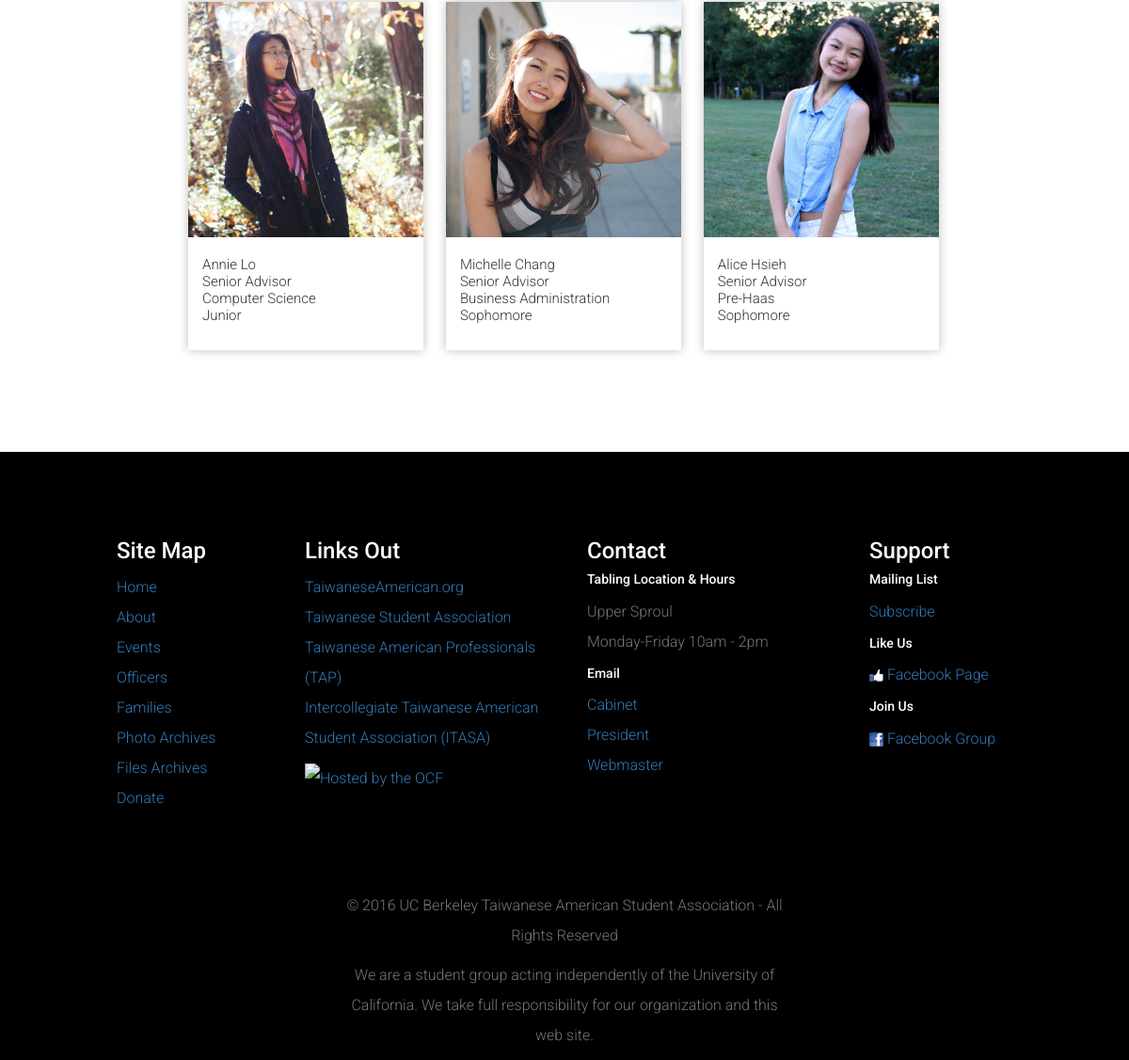
The page /officers (lower part) on the database as committed earlier.
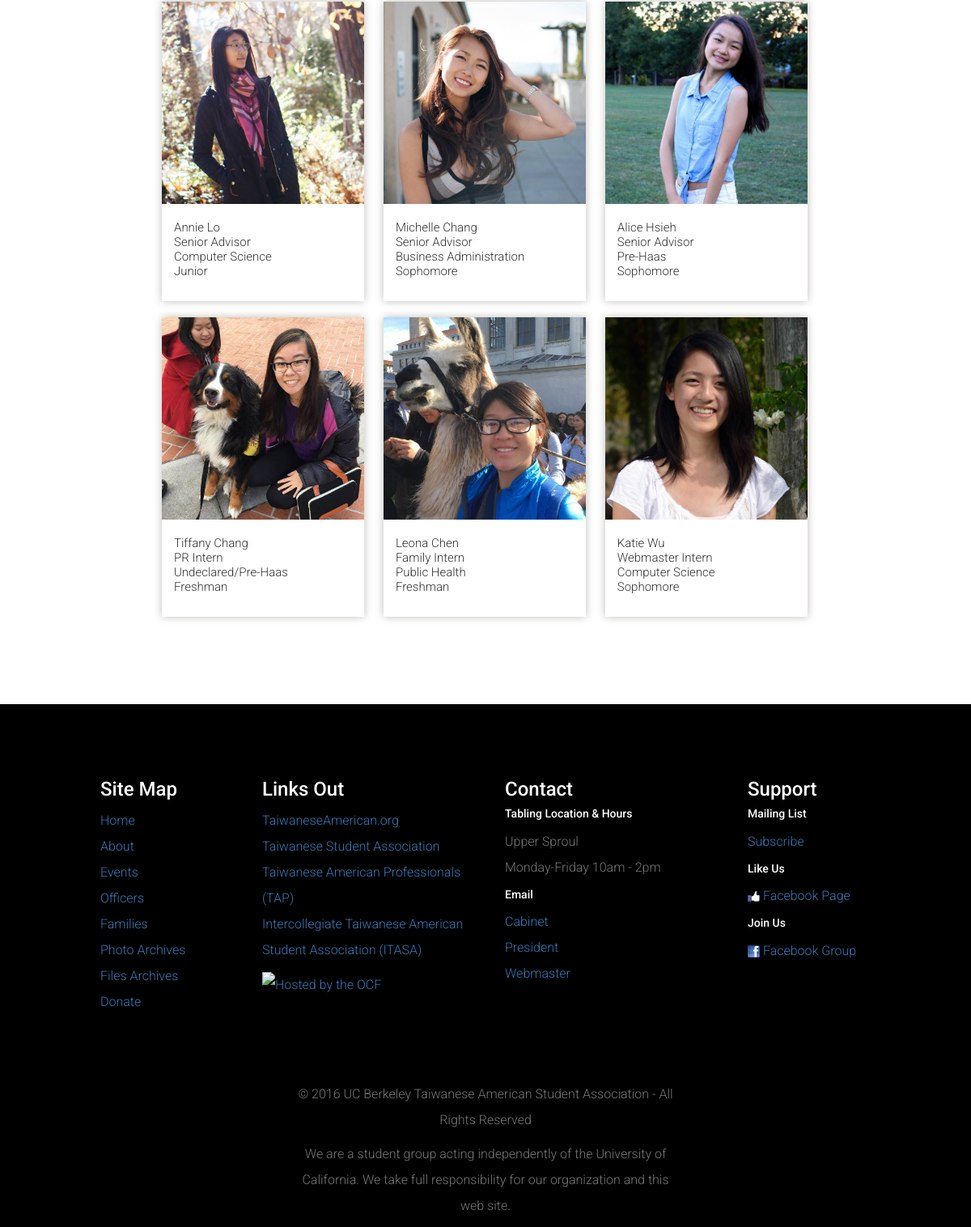
The same page on the database as committed later.
### tables this page shows
CREATE TABLE officers (
	id integer primary key autoincrement,
	name text not null,
	year integer not null,
	major text not null,
	quote text not null,
	description text not null,
	image_url text not null,
	position text not null,
	href text not null
);

### tasa_website.py (the view)
@app.route('/officers', methods=['GET'])
def officer_list():
    query = 'select * from officers order by id'
    officers = query_db(query)
    return render_template('officers.html', officers=officers)

### tasa_website.py (called while the page is built)
def connect_db():
    return sqlite3.connect(app.config['DATABASE'])

@app.before_request
def before_request():
    g.db = connect_db()
    g.db.row_factory = sqlite3.Row

@app.teardown_request
def teardown_request(exception):
    db = getattr(g, 'db', None)
    if db is not None:
        db.close()

def query_db(query, args=(), one=False):
    cur = g.db.execute(query, args)
    rv = cur.fetchall()
    cur.close()
    return (rv[0] if rv else None) if one else rv

### templates/officers.html (shortened to what this page needs)
{% extends "base.html" %}
	{% block content %}
        <div class="container">
             <div class="officer-member-container">
                {% for officer in officers %}
                <div class="officer-member" data-toggle="modal" data-target="#{{officer.id}}">
                        <img class="officer-member-picture" src="{{ officer.image_url }}"></img>
                        <div class="officer-member-info">
                            <span class="name">{{ officer.name }}</span>
                            <span class="position_name">{{ officer.position }}</span>
                            <span class="major">{{ officer.major }}</span>
                            <span class="year">{{ officer.year }}</span>
                        </div>
                    </div>
                {% endfor %}
            </div>
        </div>
    {% endblock %}

### templates/base.html (shortened to what this page needs)
<!DOCTYPE html>
<html lang="en">
<head>
  <link href="{{ url_for('static', filename='css/bootstrap.min.css') }}" rel="stylesheet">
  <link href="{{ url_for('static', filename='css/tasa.css') }}" rel="stylesheet">
    </head>
    <body>
      {% block content %}{% endblock %}
      <footer class="footer">
        <div class="container-fluid">
          <div class="row row-fluid">
            <div class="col-md-1"></div>
            <div class="col-md-2 col-pad">
              <h3>Site Map</h3>
              <ul class="list-unstyled">
                <li><a href="/">Home</a></li>
                <li><a href="/about">About</a></li>
                <li><a href="/events">Events</a></li>
                <li><a href="/officers">Officers</a></li>
                <li><a href="/families">Families</a></li>
                <li><a href="/photos">Photo Archives</a></li>
                <li><a href="/files">Files Archives</a></li>
                <li><a href="/donate">Donate</a></li>
              </ul>
            </div>
            <div class="col-md-3 col-pad">
              <h3>Links Out</h3>
              <ul class="list-unstyled">
                <li><a href="http://taiwaneseamerican.org" target="_new">TaiwaneseAmerican.org</a></li>
                <li><a href="http://tsa.berkeley.edu" target="_new">Taiwanese Student Association</a></li>
                <li><a href="http://tap-national.tacl.org" target="_new">Taiwanese American Professionals (TAP)</a></li>
                <li><a href="http://itasa.org" target="_new">Intercollegiate Taiwanese American Student Association (ITASA)</a></li>
              </ul>
              <a href="http://www.ocf.berkeley.edu" target="_new"><img src="http://www.ocf.berkeley.edu/images/hosted-logos/ocfbadge_platinum.png" alt="Hosted by the OCF" width="128" height="36" style="border:0" /></a>
            </div>
            <div class="col-md-3 col-pad">
              <h3>Contact</h3>
              <ul class="list-unstyled">
                <li><h5>Tabling Location & Hours</h5>
                  <p class="text-muted">
                    Upper Sproul<br>
                    Monday-Friday 10am - 2pm</p>
                  </li>
                  <li><h5>Email</h5>
                    <a href="mailto:tasa.berkeley@gmail.com">Cabinet</a><br>
                    <a href="mailto:zkenny@berkeley.edu">President</a><br>
                    <a href="mailto:sang.bri@berkeley.edu">Webmaster</a>
                  </li>
                </ul>
              </div>
              <div class="col-md-2 col-pad">
                <h3>Support</h3>
                <ul class="list-unstyled">
                  <li><h5>Mailing List</h5>
                    <a href="http://eepurl.com/vI0-D" target="_new">Subscribe</a>
                  </li>
                  <li><h5>Like Us</h5>
                    <img src="../static/images/assets/fb_like_icon.png" width="15" height="15" /> <a href="https://www.facebook.com/tasa.berkeley" target="_new">Facebook Page</a>
                  </li>
                  <li><h5>Join Us</h5>
                    <img src="../static/images/assets/fb_logo_icon.png" width="15" height="15" /> <a href="https://www.facebook.com/groups/tasa.berkeley/" target="_new">Facebook Group</a>
                  </li>
                </ul>
              </div>
              <div class="col-md-1"></div>
            </div>
            <div class="row row-fluid copyright">
              <div class="col-md-5 col-center-block">
                <p class="text-muted text-center">
                  &copy; <script>document.write(new Date().getFullYear())</script> UC Berkeley Taiwanese American Student Association - All Rights Reserved </p>
                  <p class="text-muted text-center">
                  We are a student group acting independently of the University of California. We take full responsibility for our organization and this web site.</p>
                </div>
              </div>
            </div>
        </footer>
        </body>
        </html>

### static/css/tasa.css (style rules this page uses)
body { font-size: 16px; font-family: 'Roboto', sans-serif; font-weight: 300; margin: 0; padding: 0; width: 100%; line-height: 200%; }
.footer { background-color: #000000; padding-top: 3em; margin-top: 3em; color: white; font-size:1em; }
.copyright { padding-top: 3em; }
.col-pad { padding:1.5em }
.col-center-block { float: none; display: block; margin-left: auto; margin-right: auto; }
.officer-member-container { min-height: 300px; width: 820px; margin: 0 auto; float: none; display: block; padding: 50px 0; }
.officer-member { width: 250px; height: 370px; background-color:white; position: relative; display: inline-block; margin: 10px; box-shadow: 0 0 10px #bfbeba; }
.officer-member-picture { width: 100%; height: 250px; margin-bottom: 5px; }
.officer-member-info { padding: 15px; font-size: 15px; line-height: 1.2; }

Rows that differ between the two databases and show on the page:
added officers: image_url (picture), name "Tiffany Chang", position "PR Intern", major "Undeclared/Pre-Haas", year "Freshman"
added officers: image_url (picture), name "Leona Chen", position "Family Intern", major "Public Health", year "Freshman"
added officers: image_url (picture), name "Katie Wu", position "Webmaster Intern", major "Computer Science", year "Sophomore"
